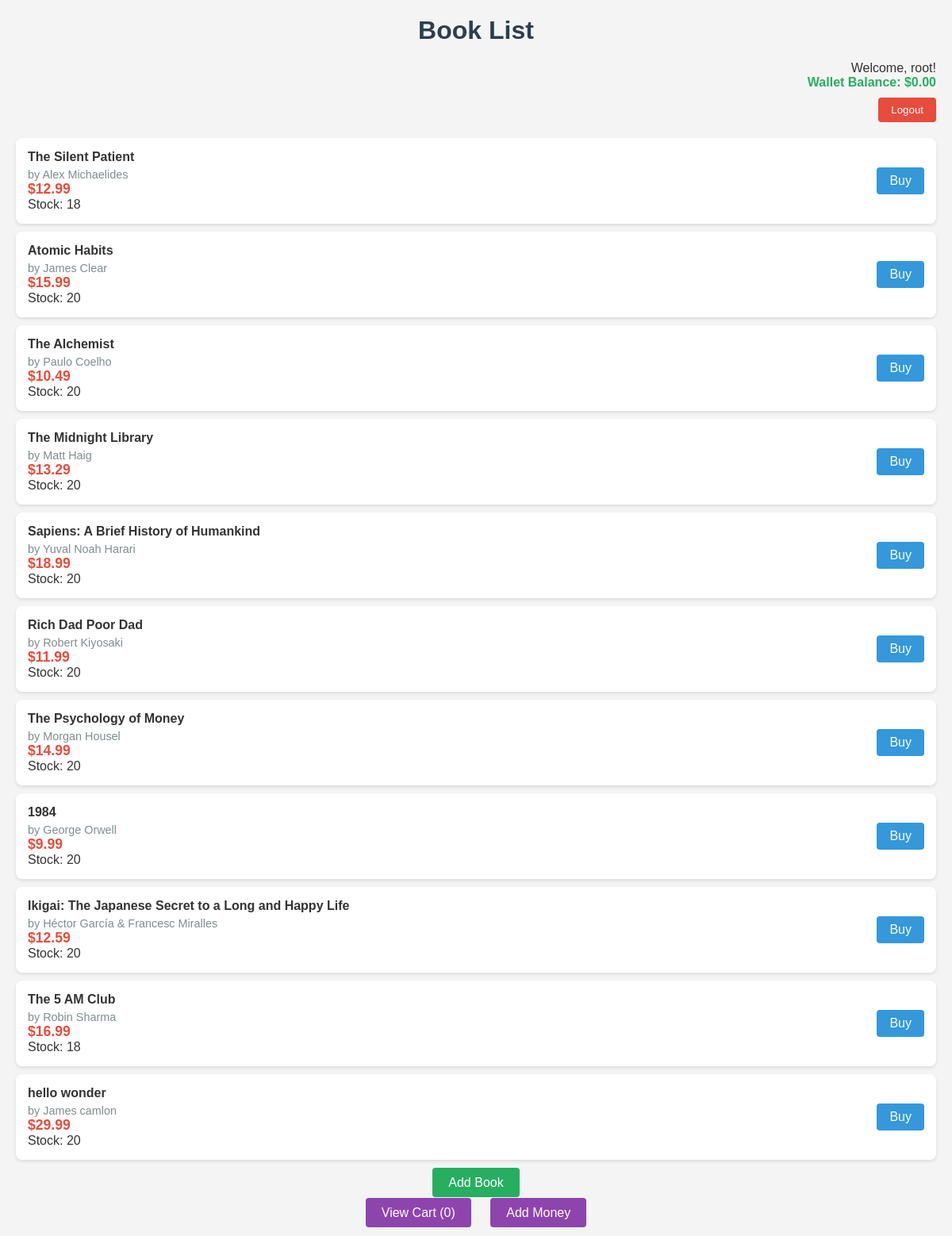
The app's page /books/ (signed in) with its own data.
### books/models.py (models this page shows, shortened)
class Profile(models.Model):
    user = models.OneToOneField(User, on_delete=models.CASCADE, unique=True)  # Ensure uniqueness
    wallet_balance = models.DecimalField(max_digits=10, decimal_places=2, default=0.00)

class Book(models.Model):
    title = models.CharField(max_length=200)
    author = models.CharField(max_length=100)
    price = models.DecimalField(max_digits=6, decimal_places=2)
    description = models.TextField()
    stock = models.PositiveIntegerField(default=0)

### books/views.py (the view)
# urls.py: path('', views.book_list, name='book_list'),
@login_required
def book_list(request):
    books = Book.objects.all()
    return render(request, 'book_list.html', {'books': books})

### books/templates/book_list.html (shortened to what this page needs)
<!DOCTYPE html>
<html>
<head>
</head>
<body>
    <h1>Book List</h1>
    <div class="auth-links">
        {% if user.is_authenticated %}
            <p>Welcome, {{ user.username }}!</p>
            <p class="wallet-balance">Wallet Balance: ${{ user.profile.wallet_balance }}</p>
            <form action="{% url 'logout' %}" method="post">
                <button type="submit" class="logout-button">Logout</button>
            </form>
        {% else %}
            <p class="login-signup">
                <a href="{% url 'login' %}">Login</a> |
                <a href="{% url 'signup' %}">Sign Up</a>
            </p>
        {% endif %}
    </div>
    <ul>
        {% for book in books %}
            <li>
                <div class="book-details">
                    <div class="book-title">{{ book.title }}</div>
                    <div class="book-author">by {{ book.author }}</div>
                    <div class="book-price">${{ book.price }}</div>
                    <div>Stock: {{ book.stock }}</div>
                </div>
                {% if user.is_authenticated %}
                    <a href="{% url 'buy_book' book.id %}" class="buy-button">Buy</a>
                {% endif %}
            </li>
        {% empty %}
            <li>No books available.</li>
        {% endfor %}
    </ul>
    {% if user.is_superuser %}
        <div class="admin-links">
            <a href="{% url 'add_book' %}">Add Book</a>
        </div>
    {% endif %}
    <div class="cart-link">
        <a href="{% url 'view_cart' %}">View Cart ({{ request.user.cart_set.count }})</a>
        <a href="{% url 'add_money' %}">Add Money</a>
    </div>
</body>
</html>

### books/templates/book_list.html (style rules this page uses)
* { margin: 0; padding: 0; box-sizing: border-box; }
body { font-family: Arial, sans-serif; background-color: #f4f4f4; padding: 20px; color: #333; }
h1 { text-align: center; color: #2c3e50; margin-bottom: 20px; }
.auth-links { text-align: right; margin-bottom: 20px; }
ul { list-style-type: none; padding: 0; }
li { background-color: white; padding: 15px; margin-bottom: 10px; border-radius: 8px; box-shadow: 0 2px 4px rgba(0, 0, 0, 0.1); display: flex; justify-content: space-between; align-items: center; transition: transform 0.3s ease; }
.book-details { flex-grow: 1; margin-right: 20px; }
.book-title { font-weight: bold; margin-bottom: 5px; }
.book-author { color: #7f8c8d; font-size: 0.9em; }
.book-price { color: #e74c3c; font-weight: bold; font-size: 1.1em; }
.buy-button { background-color: #3498db; color: white; padding: 8px 16px; border-radius: 4px; text-decoration: none; transition: background-color 0.3s ease; }
.admin-links { margin-top: 20px; text-align: center; }
.admin-links a { background-color: #27ae60; color: white; padding: 10px 20px; border-radius: 4px; text-decoration: none; transition: background-color 0.3s ease; }
.cart-link { display: block; text-align: center; margin-top: 20px; }
.cart-link a { background-color: #8e44ad; color: white; padding: 10px 20px; border-radius: 4px; text-decoration: none; margin: 0 10px; transition: background-color 0.3s ease; }
.wallet-balance { font-weight: bold; color: #27ae60; }
.logout-button { background-color: #e74c3c; color: white; border: none; padding: 8px 16px; border-radius: 4px; cursor: pointer; transition: background-color 0.3s ease; }
form { margin-top: 10px; }

### records on screen
Book: title "The Silent Patient", author "Alex Michaelides", price "12.99", stock "18"
Book: title "Atomic Habits", author "James Clear", price "15.99", stock "20"
Book: title "The Alchemist", author "Paulo Coelho", price "10.49", stock "20"
Book: title "The Midnight Library", author "Matt Haig", price "13.29", stock "20"
Book: title "Sapiens: A Brief History of Humankind", author "Yuval Noah Harari", price "18.99", stock "20"
Book: title "Rich Dad Poor Dad", author "Robert Kiyosaki", price "11.99", stock "20"
Book: title "The Psychology of Money", author "Morgan Housel", price "14.99", stock "20"
Book: title "1984", author "George Orwell", price "9.99", stock "20"
Book: title "Ikigai: The Japanese Secret to a Long and Happy Life", author "Héctor García & Francesc Miralles", price "12.59", stock "20"
Book: title "The 5 AM Club", author "Robin Sharma", price "16.99", stock "18"
Book: title "hello wonder", author "James camlon", price "29.99", stock "20"

### other values on screen
{{ user.username }} "root"
{{ user.profile.wallet_balance }} "0.00"
{{ request.user.cart_set.count }} "0"
